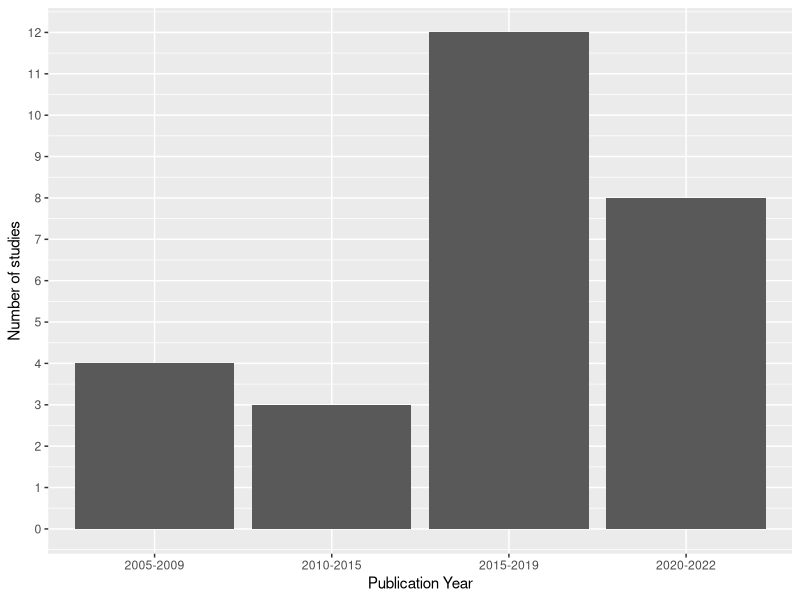
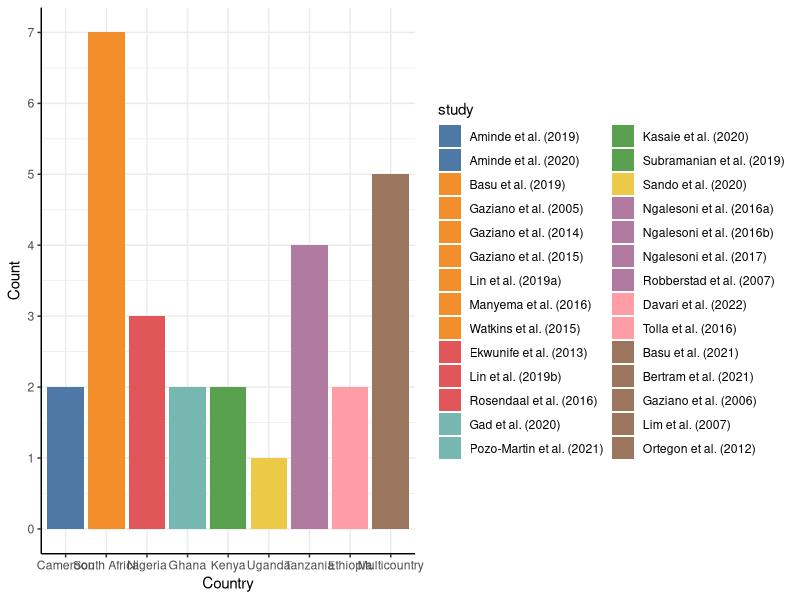
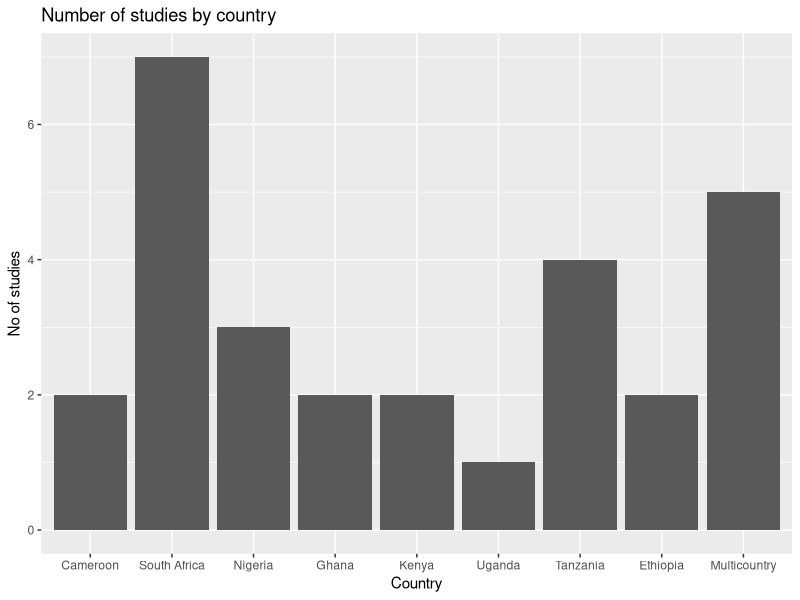
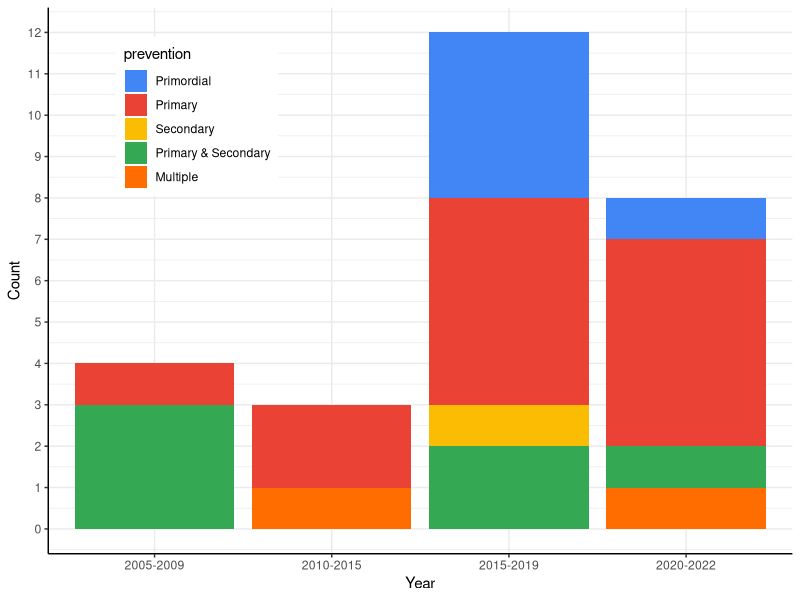
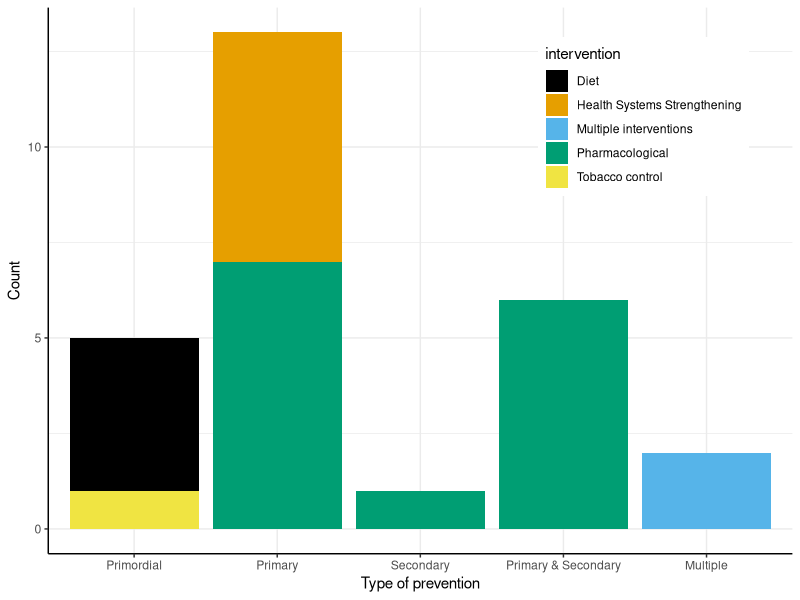
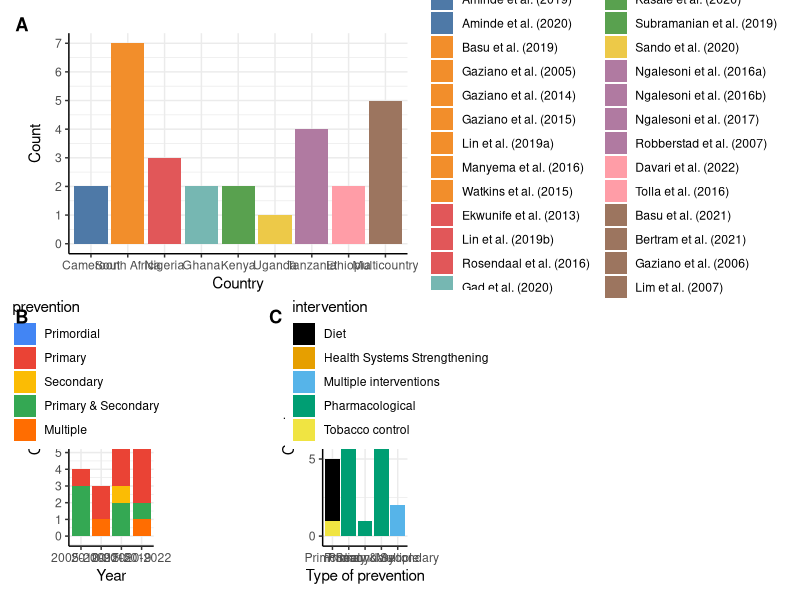
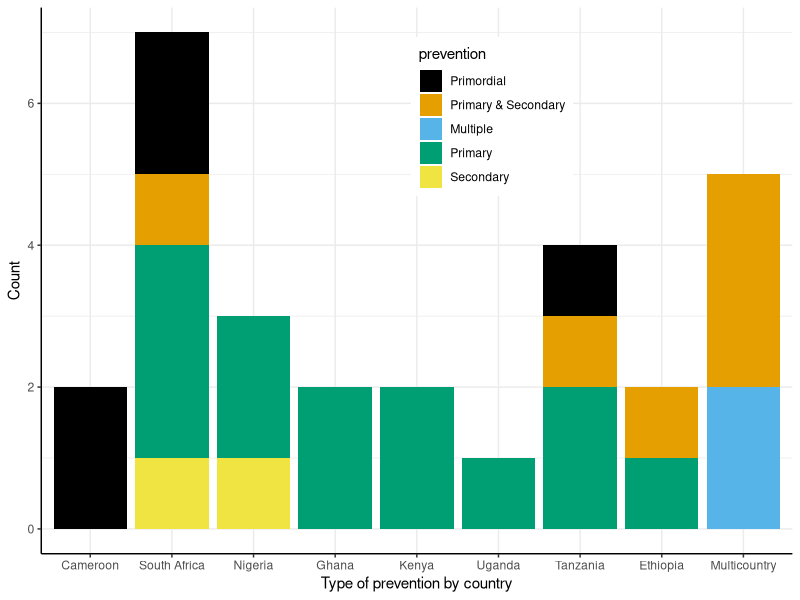
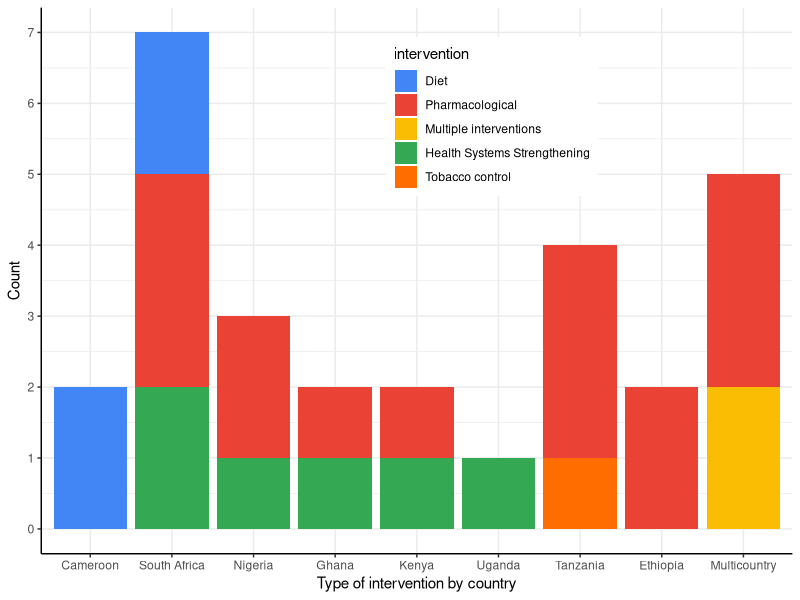

R code for these plots, in order:
## library(geofacet)
library(data.table)
library(tidyverse)
library(ggplot2)
library(patchwork)  ### for combining plots
library(ggthemes)
library(ggpubr)

## setting working directory
## setwd("U:/ManWin/My Documents/James Oguta/My PhD Folder-2023-2024/My Systematic Review/Synthesis/Tables/Final/Analyses")
# reading datasets
cvd_data<- read.csv("Final Dataset.csv")

cvd_data<- as.data.table(cvd_data)


#changing variable names to lower case
names(cvd_data)<- tolower(names(cvd_data))

#removing decimals from column names
names(cvd_data) <- gsub("\\.", "", names(cvd_data))

# renaming variables
 cvd_data <- cvd_data %>% 
   rename(
     evaluation = evaluationtype,
     prevention = preventiontype,
     intervention = interventiontype,
     cvd_outcomes = cvdoutcomesassesed,
     model = modeltype,
     risk = cvdriskequation,
     d_rate = discountrate,
     horizon = timehorizon,
     start_age = minimumageyears,
     equity = equitydimensions,
     sensitivity = sensitivityanalysis,
     evpi= evpiassessed,
     guideline = reportingguidelineused,
     ceacf = ceacsceafspresented, 
     adaptation= modeladaptation,
     funding = typeoffundingsources,
     conflict= conflictofinterest
   )

#checking types of variables
 str(cvd_data)
 
#selecting a subset of variables
 selected <- c("id", "authors", "country", "year", "evaluation", "prevention", "intervention", "cvd_outcomes",
               "multimorbidity", "model", "risk", "perspective", "d_rate", "start_age", "horizon", "cyclelength",
               "outcomemeasure", "equity", "sensitivity", "evpi", "ceacf", "validation", "callibration",
               "adaptation", "funding", "conflict")
subset_cvd <- cvd_data %>% 
  select(all_of(selected))

to_factor <- c("country", "evaluation", "prevention", "intervention", "cvd_outcomes",
               "model", "risk", "perspective", "d_rate", "start_age", "horizon", "cyclelength",
              "software", "outcomemeasure", "equity", "sensitivity", "evpi", "ceacf", "validation",
              "callibration","adaptation", "funding", "conflict")
str(subset_cvd)

#defining factor variables
cvd <- cvd_data %>% 
  mutate_at(to_factor, as.factor)


# Creating a subset of country dataset###
country <- cvd %>% select(id, authors, country)
summary(country$country)

#creating list of countries
country_list <- c("Cameroon", "South Africa", "Nigeria", "Ghana",
                  "Kenya", "Uganda", "Tanzania", "Ethiopia", "Multicountry")
# Initialize an empty list to store binary variables
country_flags <- list()

# Loop through each country
for (count in country_list) {
  # Check if the country is present in the observation
  country_flag <- as.integer(grepl(count, country$country))
  
  # Add the binary variable to the list
  country_flags[[count]] <- country_flag
}

# Convert the list to a data frame
country_df <- as.data.frame(country_flags)

# Bind the binary variables to the main dataset
country_dataset <- cbind(country, country_df)

# Save the dataset as a CSV file
write.csv(country_dataset, "country_dataset.csv", row.names = FALSE)

dataset_wide <- country_dataset[, 4:12]


# Reshape data into a long format
dataset_long <- reshape2::melt(as.matrix(dataset_wide), id.vars = "authors", variable.name = "studies", value.name = "number")
dataset_long <- dataset_long[dataset_long$number > 0, ]  # Keep only rows where disease is present

authors <- cvd_data$authors
writeLines(authors,"data.txt")
colnames(dataset_long)[colnames(dataset_long) == "Var1"] ="study"
colnames(dataset_long)[colnames(dataset_long) == "Var2"] ="country"



dataset_long$study <- factor(dataset_long$study, levels = 1:27, labels = c(
  "Aminde et al. (2019)", "Aminde et al. (2020)","Basu et al. (2019)","Basu et al. (2021)",
  "Bertram et al. (2021)","Davari et al. (2022)","Ekwunife et al. (2013)","Gad et al. (2020)",
  "Gaziano et al. (2005)","Gaziano et al. (2006)","Gaziano et al. (2014)","Gaziano et al. (2015)",
  "Kasaie et al. (2020)","Lim et al. (2007)","Lin et al. (2019)","Manyema et al. (2016)",
  "Ngalesoni et al. (2016a)","Ngalesoni et al. (2016b)","Ngalesoni et al. (2017)","Ortegon et al. (2012)",
  "Pozo-Martin et al. (2021)","Robberstad et al. (2007)","Rosendaal et al. (2016)",
  "Sando et al. (2020)","Subramanian et al. (2019)","Tolla et al. (2016)","Watkins et al. (2015)"
))

dataset_long$country <- ifelse(dataset_long$country=="South.Africa","South Africa",
                               ifelse(dataset_long$country=="Ethiopia","Ethiopia", 
                                      ifelse(dataset_long$country=="Nigeria", "Nigeria",
                                             ifelse(dataset_long$country=="Kenya", "Kenya",
                                                    ifelse(dataset_long$country=="Uganda", "Uganda",
                                                           ifelse(dataset_long$country=="Tanzania", "Tanzania",
                                                                  ifelse(dataset_long$country=="Cameroon", "Cameroon",
                                                                         ifelse(dataset_long$country=="Multicountry", "Multicountry",
                                                                                ifelse(dataset_long$country=="Ghana","Ghana",
                                                                                       dataset_long$country)))))))))
                                                                                

###################################################################################
##Categorizing year variable
subset_cvd$yearcat <- ifelse(subset_cvd$year<2010, "2005-2009",
                              ifelse(subset_cvd$year>=2010 & subset_cvd$year<2015, "2010-2015",
                                     ifelse(subset_cvd$year>=2015 & subset_cvd$year<2020, "2015-2019",
                                            ifelse(subset_cvd$year>=2020, "2020-2022", NA))))



subset_cvd$prevention <- ifelse(subset_cvd$intervention=="Diet","Primordial",
                                ifelse(subset_cvd$intervention=="Multiple interventions", "Multiple",
                                       ifelse(subset_cvd$intervention=="Tobacco control","Primordial",
                                       subset_cvd$prevention)))

subset_cvd$prevention <- ifelse(subset_cvd$prevention=="Both","Primary & Secondary",
                                subset_cvd$prevention)
subset_cvd$intervention <- ifelse(subset_cvd$intervention=="HSS","Health Systems Strengthening",
                                subset_cvd$intervention)

subset_cvd$model <- ifelse(subset_cvd$model=="Proportional multi-state life table Markov model","Multistate Life table model",
                           ifelse(subset_cvd$model=="Mathematical functions", 
                                  "Mathematical Equations",
                                  ifelse(subset_cvd$model=="Cohort Markov model", "Markov", subset_cvd$model))) 

subset_cvd$perspective <- ifelse(subset_cvd$perspective=="Public provider","Healthcare Provider",
                                subset_cvd$perspective)

# Search for "Framingham" in the risk variable
subset_cvd$framingham <- ifelse(grepl("Framingham", subset_cvd$risk), 1, 0)



# Search for "who" or "Absolute" in the risk variable
subset_cvd$who <- ifelse(grepl("WHO|Absolute", subset_cvd$risk, ignore.case = TRUE), 1, 0)


# Search for "Globorisk" in the risk variable
subset_cvd$globorisk <- ifelse(grepl("Globorisk", subset_cvd$risk), 1, 0)

# Search for "Globorisk" in the risk variable
subset_cvd$cox <- ifelse(grepl("cox", subset_cvd$risk), 1, 0)

sum (subset_cvd$framingham)
sum (subset_cvd$who)
sum (subset_cvd$globorisk)


risk_columns <- c("framingham", "who", "globorisk", "cox" )
risk_wide <- subset_cvd[, ..risk_columns,drop=FALSE] # the .. syntax within the square brackets to select columns dynamically

# Reshape data into a long format
risk_long <- reshape2::melt(as.matrix(risk_wide), id.vars = "authors", variable.name = "risk", value.name = "number")
risk_long <- risk_long[risk_long$number > 0, ]  # Keep only rows where disease is present

authors <- cvd_data$authors
colnames(risk_long)[colnames(risk_long) == "Var1"] ="study"
colnames(risk_long)[colnames(risk_long) == "Var2"] ="risk"

risk_long$risk <- ifelse(risk_long$risk=="framingham","Framingham",
                         ifelse(risk_long$risk== "who", "WHO",
                                ifelse(risk_long$risk== "globorisk", "Globorisk",
                                       ifelse(risk_long$risk=="cox", "Cox Model",risk_long$risk))))


####Cleaning the horizon column

subset_cvd$horizon <- ifelse(grepl("Lifetime", subset_cvd$horizon), "Lifetime",
                             ifelse(grepl("10 years", subset_cvd$horizon), "10 years", 
                                    subset_cvd$horizon))

###Model Outcomes###
# Search for "Ischemic heart disease" in the outcome variable
subset_cvd$ihd <- ifelse(grepl("Ischemic heart |ischemic heart|infarction|Coronary|coronary|congestive|Congestive", subset_cvd$cvd_outcomes, ignore.case = TRUE), 1, 0)

# Search for "Stroke" in the outcome variable
subset_cvd$stroke <- ifelse(grepl("Stroke |stroke", subset_cvd$cvd_outcomes, ignore.case = TRUE), 1, 0)

# Search for "CVA" in the outcome variable
subset_cvd$cva <- ifelse(grepl("Cerebrovascular |derebrovascular|CVA", subset_cvd$cvd_outcomes, ignore.case = TRUE), 1, 0)

# Search for "HHD" in the outcome variable
subset_cvd$hhd <- ifelse(grepl("hypertensive |HHD", subset_cvd$cvd_outcomes, ignore.case = TRUE), 1, 0)

# Search for "Angina" in the outcome variable
subset_cvd$angina <- ifelse(grepl("Angina |angina", subset_cvd$cvd_outcomes, ignore.case = TRUE), 1, 0)

# Search for "Cardiac Arrest" in the outcome variable
subset_cvd$ca <- ifelse(grepl("Cardiac Arrest| arrest", subset_cvd$cvd_outcomes, ignore.case = TRUE), 1, 0)

# Search for "Atherosclerosis" in the outcome variable
subset_cvd$athero <- ifelse(grepl("athero", subset_cvd$cvd_outcomes, ignore.case = TRUE), 1, 0)


outcome_columns <- c("ihd", "stroke", "cva", "angina","ca","athero" )
outcome_wide <- subset_cvd[, ..outcome_columns,drop=FALSE] # the .. syntax within the square brackets to select columns dynamically

# Reshape data into a long format
outcome_long <- reshape2::melt(as.matrix(outcome_wide), id.vars = "authors", variable.name = "outcome", value.name = "number")
outcome_long <- outcome_long[outcome_long$number > 0, ]  # Keep only rows where disease is present

authors <- cvd_data$authors
colnames(outcome_long)[colnames(outcome_long) == "Var1"] ="study"
colnames(outcome_long)[colnames(outcome_long) == "Var2"] ="outcome"

outcome_long$outcome <- ifelse(outcome_long$outcome=="ihd","Ischemic Heart Disease",
                         ifelse(outcome_long$outcome=="stroke","Stroke",
                                ifelse(outcome_long$outcome=="angina","Angina",
                                       ifelse(outcome_long$outcome=="ca","Cardiac Arrest",
                                              ifelse(outcome_long$outcome=="cva","Cerebrovascular Accident",
                                                     ifelse(outcome_long$outcome=="athero","Atherosclerosis",outcome_long$outcome))))))
                                              

########################################################################################################################
###Creating a subset of the dataset to select a few variables for characteristics

to_subset <- c("id", "authors", "country", "year", "evaluation", "prevention", "intervention", "model")

# Creating a subset of study characteristics dataset###
characteristics <- subset_cvd %>% select(id, authors, country, year, evaluation,prevention,intervention, model)
characteristics$year <- as.character(subset_cvd$year)

# renaming authors to study
characteristics<-rename(characteristics, study= authors)

##Duplicating Lin 2019 and assigning it to Nigeria (b) and South Africa (a)

# Filter the dataframe to select the observation to duplicate Lin et al 2019 
observation_to_duplicate <- characteristics %>% filter(study == "Lin et al. (2019)") %>% slice(1)
##renaming/assigning the original variable to south africa before appending
characteristics$study[grepl("Lin", characteristics$study) & grepl("South", characteristics$country)] <- "Lin et al. (2019a)"
characteristics$country[grepl("Lin", characteristics$study) & grepl("South", characteristics$country)] <- "South Africa"

# Duplicate the selected observation and append it to the original dataframe
characteristics <- bind_rows(characteristics, observation_to_duplicate)

#renaming/assigning duplicate variable to Nigeria
characteristics$study[grepl("Lin", characteristics$study) & grepl("Nigeria", characteristics$country)] <- "Lin et al. (2019b)"
characteristics$country[grepl("Lin", characteristics$study) & grepl("Nigeria", characteristics$country)] <- "Nigeria"
###Changing Gaziano et al 2015 (Guatemala, Mexico and South Africa to South Africa for graphing
characteristics$country[grepl("Gaziano", characteristics$study) & grepl("Guatemala", characteristics$country)] <- "South Africa"

characteristics$country[grepl("Multicountry", characteristics$country)] <- "Multicountry"

str(characteristics)

## Create factor variables
characteristics$country <- factor(characteristics$country, levels = unique(characteristics$country),
                               ordered = TRUE)
characteristics$prevention <- factor(characteristics$prevention, levels = unique(characteristics$prevention),
                                  ordered = FALSE)
characteristics$intervention <- factor(characteristics$intervention, levels = unique(characteristics$intervention),
                                     ordered = FALSE)
characteristics$model <- factor(characteristics$model, levels = unique(characteristics$model),
                                       ordered = FALSE)

### Characteristics of Included Studies###############
###General characteristics#########

# Graphing year of publication

p1 <- ggplot(subset_cvd, aes(yearcat)) + 
  geom_bar() +
  labs(x = "Publication Year", y = "Number of studies") +
  scale_y_continuous(breaks = 0:13)

p1

# Plotting combinations of studies in each country
## NOTE Lin 2019: down as Nigeria and South Africa
## going to assume these are separate studies rather than both needing coding as multicountry
## TODO check and correct

dataset_long$study <- as.character(dataset_long$study) #to char for editing
dataset_long$study[grepl("Lin", dataset_long$study) & grepl("South", dataset_long$country)] <- "Lin et al. (2019a)"
dataset_long$study[grepl("Lin", dataset_long$study) & grepl("Nigeria", dataset_long$country)] <- "Lin et al. (2019b)"
dataset_long$study <- factor(dataset_long$study,
  levels = unique(dataset_long$study),
  ordered = TRUE
)

table(dataset_long$study)
summary(dataset_long$study)
## make factor again:
dataset_long$country <- factor(dataset_long$country, levels = unique(dataset_long$country),
                               ordered = TRUE)



## select colors:
clz <- tableau_color_pal("Tableau 10")(10)
sclz <- clz[as.integer((dataset_long$country))] # manual study colors
names(sclz) <- dataset_long$study               #making named colors

p2 <- ggplot(dataset_long,
             aes(x = country,
                 fill = study)) +
  geom_bar(stat = "count") +
  theme(axis.text.x = element_text(angle = 45, hjust = 1),
        plot.title = element_text(hjust = 0.5)) +  # Center the title
  scale_y_continuous(breaks = seq(0, 27, 1)) +
  labs(x = "Country", y = "Count") +
  scale_fill_manual(values=sclz)+
  theme_classic() + grids()
p2

## TODO might make sense to order the countries meaningfully:
## eg alphabetcal + multicountry, geographically, or by county


# To create a bar graph using ggplot2- Alternative 2
p3 <- ggplot(dataset_long, aes(x = country, y = number)) +
  geom_bar(stat = "identity") +
  labs(x = "Country", y = "No of studies", title = "Number of studies by country")

p3


## relevel logically
subset_cvd$prevention <- factor(subset_cvd$prevention,
  levels = unique(subset_cvd$prevention)[c(1, 4, 5, 2, 3)],
  ordered = TRUE
)

# Graphing year of publication by prevention type-Pete to advise on this.
## TODO it's a bit weird to use these different-sized age bins - makes it hard to interpret trend- To discuss
p4 <- ggplot(subset_cvd) + 
  geom_bar(aes(x = yearcat, fill = prevention), position = "stack") + 
  labs(x = "Year",y="Count")+
  scale_fill_gdocs()+
  scale_y_continuous(breaks = 0:13)+
  theme_classic() + grids() +
  theme(legend.position = c(0.2,0.8))
p4

# Graphing intervention by prevention type


p5 <- ggplot(subset_cvd) + 
  geom_bar(aes(prevention, fill = intervention), position = "stack") + 
  labs(x = "Type of prevention",y="Count") +
  scale_fill_colorblind()+
  theme_classic() + grids() +
  theme(legend.position = c(0.8, 0.8))
p5

p6 <- p2 / (p4 + plot_spacer()+ p5) +
  plot_annotation(tag_levels = "A") &
  theme(plot.tag = element_text(face = "bold"))
p6

ggsave(file = "plot1.pdf", plot = p6, width = 20, height = 11)
ggsave(file = "plot1.png", plot = p6, width = 20, height = 11, dpi = 300)

# Graphing prevention level and intervention type by country
## make factor again:

characteristics$country <- factor(characteristics$country, levels = unique(dataset_long$country),
                               ordered = TRUE)

p7 <- ggplot(characteristics) + 
  geom_bar(aes(country, fill = prevention), position = "stack") + 
  labs(x = "Type of prevention by country",y="Count") +
  scale_fill_colorblind()+
  theme_classic() + grids() +
  theme(legend.position = c(0.6, 0.8))
p7


p8 <- ggplot(characteristics) + 
  geom_bar(aes(x = country, fill = intervention), position = "stack") + 
  labs(x = "Type of intervention by country",y="Count")+
  scale_fill_gdocs()+
  scale_y_continuous(breaks = 0:8)+
  theme_classic() + grids() +
  theme(legend.position = c(0.6,0.8))
p8

p9 <- p7 / p8 +
  plot_annotation(tag_levels = "A") &
  theme(plot.tag = element_text(face = "bold"))
p9
ggsave(file = "plot2.pdf", plot = p9, width = 16, height = 10)
ggsave(file = "plot2.png", plot = p9, width = 16, height = 10, dpi = 300)



###########Characteristics of DAMs####################
####Model type####
p10 <- ggplot(characteristics) + 
  geom_bar(aes(country, fill = model), position = "stack") + 
  labs(x = "Type of model by country",y="Count") +
  scale_fill_colorblind()+
  theme_classic() + grids() +
  theme(legend.position = c(0.5, 0.8))
p10

p11 <- ggplot(characteristics, aes(model)) +
  geom_bar(stat = "count") +
  scale_y_continuous(breaks = 0:25)+
  labs(x = "Model type", y= "Count") +
  theme(plot.title = element_text(hjust = 0.5))

p11



####Evaluation type####
p12 <- ggplot(characteristics, aes(evaluation)) +
  geom_bar(stat = "count") +
  scale_y_continuous(breaks = 0:25)+
  labs(x = "Evaluation type", y= "Count") +
  theme(plot.title = element_text(hjust = 0.5))

p12


####Perspective####
p13 <- ggplot(subset_cvd, aes(perspective)) +
  geom_bar(stat = "count") +
  labs(x = "Perspective", y= "Count") +
  theme(plot.title = element_text(hjust = 0.5))+
  scale_y_continuous(breaks = 0:11)

p13

####Horizon####
p14 <- ggplot(subset_cvd, aes(horizon)) +
  geom_bar(stat = "count") +
  labs(x = "Time Horizon", y= "Count") +
  scale_y_continuous(breaks = 0:20)+
  theme(plot.title = element_text(hjust = 0.5))

p14

# To create a bar graph of CVD risk equations

p15 <- ggplot(risk_long, aes(risk, number)) +
  geom_bar(stat = "identity") +
  labs(x = "CVD Risk equation", y = "Count") +
  scale_y_continuous(breaks = 0:11)+
  theme(plot.title = element_text(hjust = 0.5))

p15

# To create a bar graph of CVD Outcomes

p16 <- ggplot(outcome_long, aes(outcome, number)) +
  geom_bar(stat = "identity") +
  labs(x = "CVD Outcome", y = "Count") +
  scale_y_continuous(breaks = 0:25)+
  theme(plot.title = element_text(hjust = 0.5))

p16

p17 <- (p12+p11)/(p13+p14)/(p15+p16)+
  plot_annotation(tag_levels = "A") &
  theme(plot.tag = element_text(face = "bold"))

p17

ggsave(file = "plot3.pdf", plot = p17, width = 20, height = 11)
ggsave(file = "plot3.png", plot = p17, width = 20, height = 11, dpi = 300)

####Type of sensitivity analysis####
p18 <- ggplot(subset_cvd, aes(sensitivity)) +
  geom_bar(stat = "count") +
  labs(x = "Sensitivity analysis", y= "Count", title = "Type of sensitivity analysis") +
  theme(plot.title = element_text(hjust = 0.5))

p18
